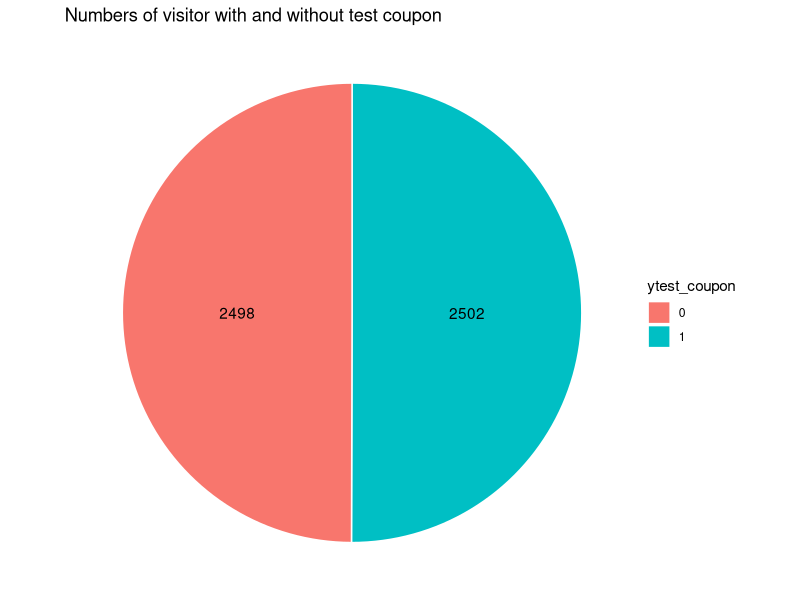
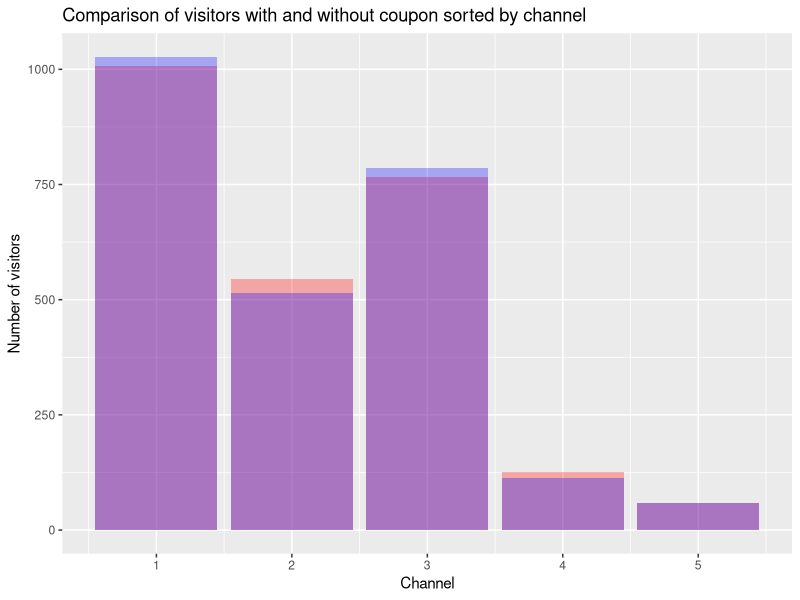
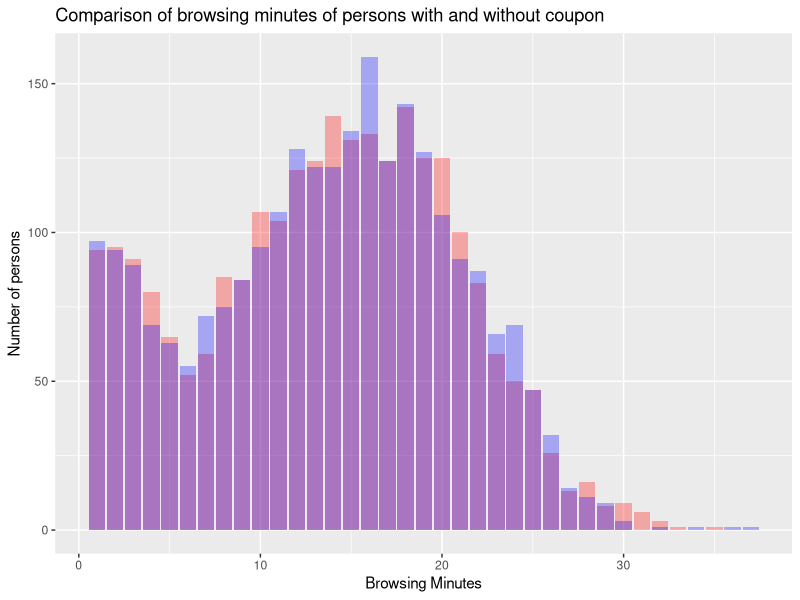
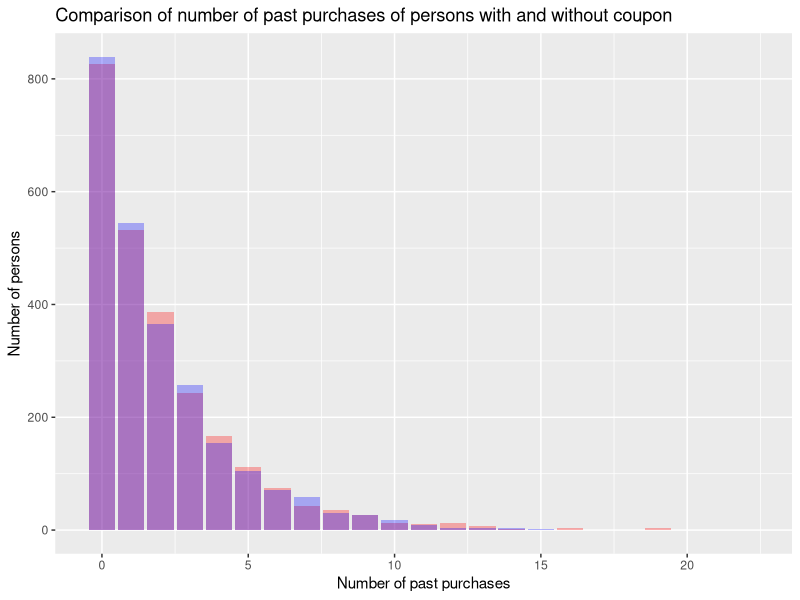
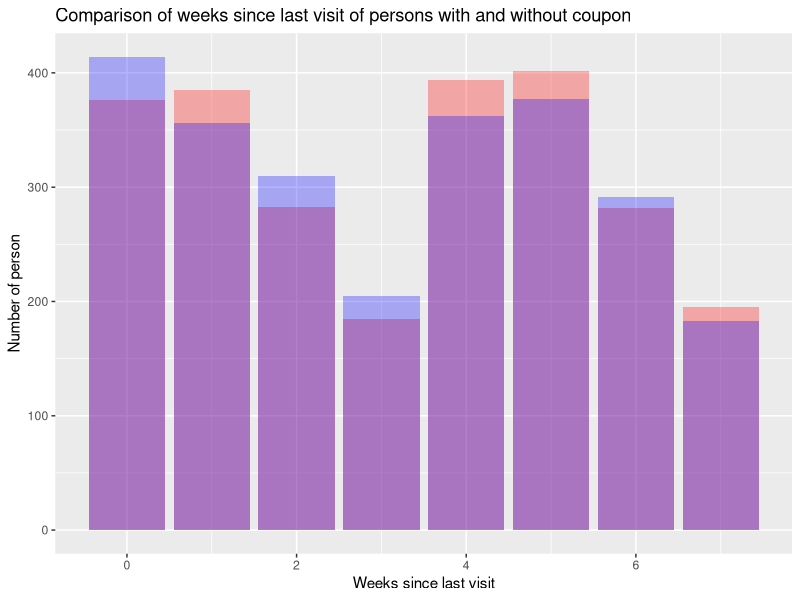
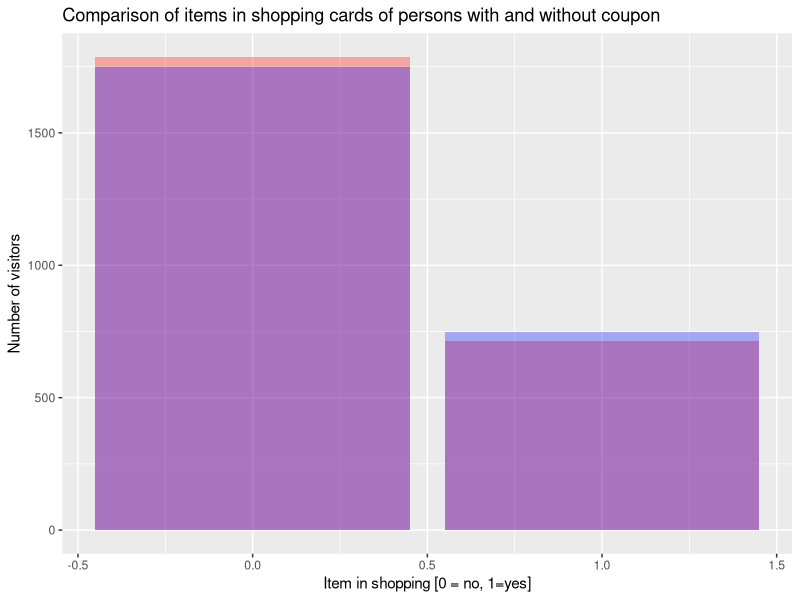
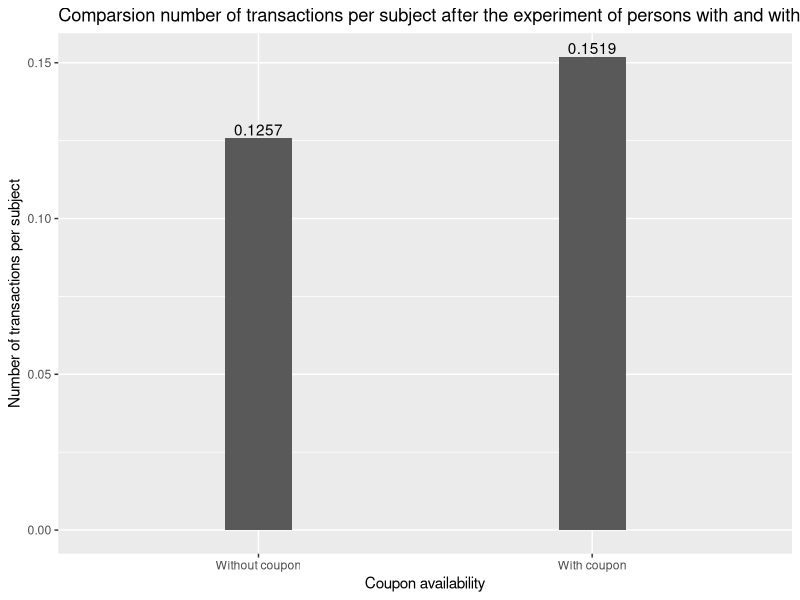
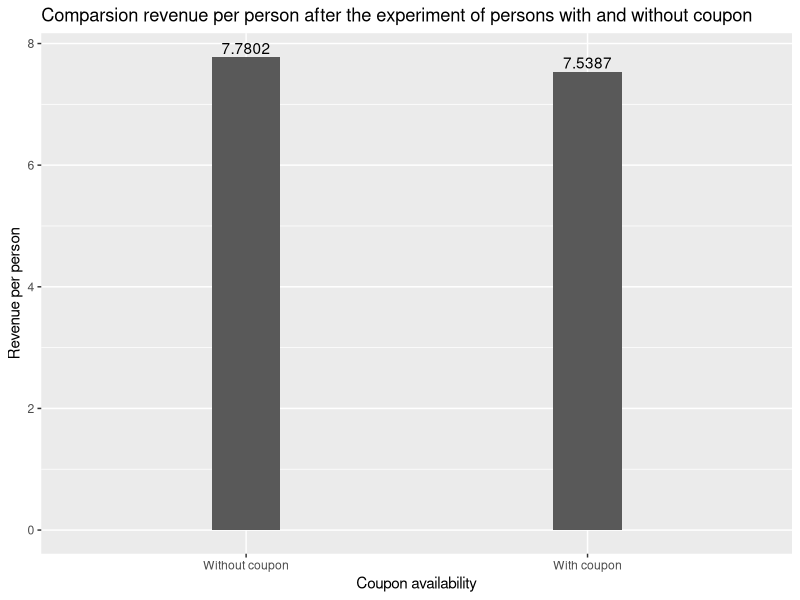

Source code (R) for these figures, in order: (Note: this script raises an error after producing the figures.)
# install.packages("tidyverse")
# install.packages("plotrix")
# install.packages("psych")
# install.packages("ggplot2")
# install.packages("psych")
library(tidyverse)
library(plotrix)
library(psych)
library(ggplot2)
library(psych)
data <- read.csv("data.csv")

# -------------------------------------------------------------------------- #
# Task 1
# (check if manipulation was indeed random)

# Compare number of values in both test sets
data$ytest_coupon=factor(data$test_coupon)
data$yshopping_cart=factor(data$shopping_cart)
no_test_coupon <- data %>%
  group_by(ytest_coupon) %>%
  summarise(n = n())

no_test_coupon
no_test_coupon_pos <- no_test_coupon %>% 
  arrange(desc(ytest_coupon)) %>%
  mutate(lab.ypos = cumsum(n) - 0.5*n)
no_test_coupon_pos

ggplot(no_test_coupon_pos, aes(x="", y = n, fill = ytest_coupon)) + 
  geom_bar(width = 1, stat= "identity", color= "white") + 
  coord_polar("y", start = 0) + 
  geom_text(aes(y = lab.ypos, label=n), color= "black") + 
  theme_void() +
  ggtitle("Numbers of visitor with and without test coupon")


# Generate data-frames for plotting for coupon and no-coupon
data_coupon <- data %>% filter(test_coupon == 1)
data_no_coupon <- data %>% filter(test_coupon == 0)

# check for randomness in channel_acq
data_channel_acq <- data %>%
    group_by(test_coupon, channel_acq) %>%
    summarize(number = n())

ggplot(data, aes(x = channel_acq, fill = test_coupon)) +
    geom_bar(data = data_coupon, fill = "red", alpha = 0.3) +
    geom_bar(data = data_no_coupon, fill = "blue", alpha = 0.3) + 
    labs(title="Comparison of visitors with and without coupon sorted by channel", x = "Channel", y = "Number of visitors")

# Maybe relevant: wilcox.test(browsing_minutes ~ test_coupon, data = data)

# Check for randomness in browsing_minutes
data %>%
    group_by(test_coupon) %>%
    summarise(
      number = n(), 
      mean_browsing_minutes = mean(browsing_minutes),
      sd_browsing_minutes = sd(browsing_minutes), 
      std_browsing_minutes = std.error(browsing_minutes)
    )

describeBy(data$browsing_minutes, data$test_coupon)

ggplot(data, aes(x = browsing_minutes, fill = test_coupon)) +
    geom_bar(data = data_coupon, fill = "red", alpha = 0.3) +
    geom_bar(data = data_no_coupon, fill = "blue", alpha = 0.3) +
    labs(title="Comparison of browsing minutes of persons with and without coupon", x="Browsing Minutes", y="Number of persons")


# Check for randomness in num_past_purch
data %>%
    group_by(test_coupon) %>%
    summarize(
        number = n(), mean(num_past_purch),
        sd(num_past_purch), std.error(num_past_purch)
    )

describeBy(data$num_past_purch, data$test_coupon)

ggplot(data, aes(x = num_past_purch, fill = test_coupon)) +
    geom_bar(data = data_coupon, fill = "red", alpha = 0.3) +
    geom_bar(data = data_no_coupon, fill = "blue", alpha = 0.3) +
    labs(title="Comparison of number of past purchases of persons with and without coupon", x="Number of past purchases", y="Number of persons")


# Check for randomness spent_last_purchase
data %>%
    group_by(test_coupon) %>%
    summarize(
        number = n(), mean(spent_last_purchase),
        sd(spent_last_purchase), std.error(spent_last_purchase)
    )

describeBy(data$spent_last_purchase, data$test_coupon)

# Check for randomness in weeks_since_visit
data %>%
    group_by(test_coupon) %>%
    summarize(
        number = n(), mean(weeks_since_visit),
        sd(weeks_since_visit), std.error(weeks_since_visit)
    )

describeBy(data$weeks_since_visit, data$test_coupon)

ggplot(data, aes(x = weeks_since_visit, fill = test_coupon)) +
    geom_bar(data = data_coupon, fill = "red", alpha = 0.3) +
    geom_bar(data = data_no_coupon, fill = "blue", alpha = 0.3) +
    labs(title="Comparison of weeks since last visit of persons with and without coupon", x="Weeks since last visit", y="Number of person")


# Check for shopping_cart
describeBy(data$shopping_cart, data$test_coupon)

ggplot(data, aes(x = shopping_cart, fill = test_coupon)) +
  geom_bar(data = data_coupon, fill = "red", alpha = 0.3) +
  geom_bar(data = data_no_coupon, fill = "blue", alpha = 0.3) + 
  labs(title="Comparison of items in shopping cards of persons with and without coupon", x = "Item in shopping [0 = no, 1=yes]", y = "Number of visitors")


# -------------------------------------------------------------------------- #
# Task 2
# (Were they effective: Did it increase revenue or interactions?)

effects_of_coupon <- data %>%
    group_by(test_coupon) %>%
    summarize(
        number = n(), revenue_per_subject = sum(revenue_after) / n(),
        transactions_per_subject = sum(trans_after) / n()
    )

# Plot transactions_per_subject
plot_data <- data.frame(
    coupon = factor(c("Without coupon", "With coupon"),
        levels = c("Without coupon", "With coupon")
    ),
    transactions_per_subject = effects_of_coupon$transactions_per_subject
)
ggplot(plot_data, aes(x = coupon, y = transactions_per_subject)) +
    geom_bar(stat = "identity", width = 0.2) +
    geom_text(aes(label=round(transactions_per_subject, digits=4)), position=position_dodge(width=0.9), vjust=-0.25) +
    labs(title="Comparsion number of transactions per subject after the experiment of persons with and without coupon", x="Coupon availability", y="Number of transactions per subject")

# Plot revenue_per_subject
plot_data <- data.frame(
    coupon = factor(c("Without coupon", "With coupon"),
        levels = c("Without coupon", "With coupon")
    ),
    revenue_per_subject = effects_of_coupon$revenue_per_subject
)
ggplot(plot_data, aes(x = coupon, y = revenue_per_subject)) +
    geom_bar(stat = "identity", width = 0.2) +
    geom_text(aes(label=round(revenue_per_subject, digits=4)), position=position_dodge(width=0.9), vjust=-0.25) +
    labs(title="Comparsion revenue per person after the experiment of persons with and without coupon", x="Coupon availability", y="Revenue per person")

# -------------------------------------------------------------------------- #
# Task 3
# a. What drives effect of the coupon?
# Q: Does the number of previous purchases impact the efficiency
# (the revenue per subject) of the coupon?
a <- data %>%
    group_by(test_coupon, num_past_purch) %>%
    summarize(
        number = n(), revenue_per_subject = sum(revenue_after) / n(),
        transactions_per_subject = sum(trans_after) / n()
    )
a$ytest_coupon = factor(a$test_coupon)
print(n = 100, a)
# A: Yes, it does. E

ggplot(a, aes(x = num_past_purch, y = revenue_per_subject, fill=ytest_coupon)) +
  geom_bar(stat="identity", color="black", position=position_dodge()) +
  labs(title="Revenue per subject with respect to past purchases and in comparison with and without coupon", x = "Number of past purchases", y = "Revenue per subect")


ggplot(a, aes(x = num_past_purch, y = transactions_per_subject, fill=ytest_coupon)) +
  geom_bar(stat="identity", color="black", position=position_dodge()) +
  labs(title="Transaction per subject with respect to past purchases and in comparison with and without coupon", x = "Number of past purchases", y = "Transactions per subect")


b <- data %>%
    group_by(test_coupon, weeks_since_visit) %>%
    summarize(n(), revenue_per_subject = mean(revenue_after))
b
b$ytest_coupon = factor(b$test_coupon)

ggplot(b, aes(x = weeks_since_visit, y = revenue_per_subject, fill=ytest_coupon)) +
  geom_bar(stat="identity", color="black", position=position_dodge()) +
  geom_text(aes(label=round(revenue_per_subject, digits=3)), position=position_dodge(width=0.9), vjust=-0.25) +
  labs(title="Revenue per subject with respect to weeks since last visit and in comparison with and without coupon", x = "Weeks since last visit", y = "Revenue per subect")


# Differences per channel
c <- data %>%
    group_by(test_coupon, channel_acq) %>%
    summarize(n(), revenue_per_subject = mean(revenue_after), transactions_per_subject = mean(trans_after))

c$ytest_coupon = factor(c$test_coupon)

ggplot(c, aes(x = channel_acq, y = revenue_per_subject, fill=ytest_coupon)) +
  geom_bar(stat="identity", color="black", position=position_dodge()) +
  geom_text(aes(label=round(revenue_per_subject, digits=3)), position=position_dodge(width=0.9), vjust=-0.25) + 
  labs(title="Revenue per subject with respect to channel acquisition and in comparison with and without coupon", x = "Channels", y = "Revenue per subect")

ggplot(c, aes(x = channel_acq, y = transactions_per_subject, fill=ytest_coupon)) +
  geom_bar(stat="identity", color="black", position=position_dodge()) +
  geom_text(aes(label=round(revenue_per_subject, digits=3)), position=position_dodge(width=0.9), vjust=-0.25) + 
  labs(title="Transactions per subject with respect to channel acquisition and in comparison with and without coupon", x = "Channels", y = "Transactions per subect")


# Rev&Trans -> NO for 1-search and 5-other (but 5-other has small n()),
# MINIMAL for 4-referral and YES for Social (2-facebook, 3-instagram)

# Shopping cart difference 
shopping_cart <- data %>%
    group_by(shopping_cart, test_coupon) %>%
    summarize(number = n(), revenue_per_subject = mean(revenue_after),
    error = std.error(revenue_after), transactions = mean(trans_after)) %>%
    unite(test_coupon, shopping_cart)
    spread(1:4)



ggplot(shopping_cart, aes(x = revenue_per_subject)) +
    geom_bar(data = shopping_cart, fill = "red", alpha = 0.3)


# Pervious spendings & Social media
## Facebook
facebook <- data %>%
    filter(channel_acq == 2) %>%
    group_by(num_past_purch, test_coupon) %>%
    summarize(number = n(), revenue_per_subject = mean(revenue_after),
    error = std.error(revenue_after), transactions_per_subject = mean(trans_after)) %>%
    filter(number >= 10)

facebook$ytest_coupon=factor(facebook$test_coupon)

ggplot(facebook, aes(x = num_past_purch, y = revenue_per_subject, fill=ytest_coupon)) +
  geom_bar(stat="identity", color="black", position=position_dodge()) +
  geom_errorbar(aes(ymin = revenue_per_subject - error,
        ymax = revenue_per_subject + error), width = .2,
        position = position_dodge(.9)) +
  labs(title="Revenue per subject with respect to facebook channel acquistion and in comparison with and without coupon", x = "Number of past purchases", y = "Revenue per subect")

## Instagram
instagram <- data %>%
    filter(channel_acq == 3) %>%
    group_by(num_past_purch, test_coupon) %>%
    summarize(number = n(), revenue_per_subject = mean(revenue_after),
    error = std.error(revenue_after), transactions = mean(trans_after)) %>%
    filter(number >= 10)

instagram$ytest_coupon=factor(instagram$test_coupon)

ggplot(instagram, aes(x = num_past_purch, y = revenue_per_subject, fill=ytest_coupon)) +
  geom_bar(stat="identity", color="black", position=position_dodge()) +
  geom_errorbar(aes(ymin = revenue_per_subject - error,
        ymax = revenue_per_subject + error), width = .2,
        position = position_dodge(.9)) +
  labs(title="Revenue per subject with respect to instagram channel acquistion and in comparison with and without coupon", x = "Number of past purchases", y = "Revenue per subect")


## Referral
referral <- data %>%
    filter(channel_acq == 4) %>%
    group_by(num_past_purch, test_coupon) %>%
    summarize(number = n(), revenue_per_subject = mean(revenue_after),
    error = std.error(revenue_after), transactions = mean(trans_after)) %>%
    filter(number >= 10)

referral$ytest_coupon=factor(referral$test_coupon)

ggplot(referral, aes(x = num_past_purch, y = revenue_per_subject, fill=ytest_coupon)) +
  geom_bar(stat="identity", color="black", position=position_dodge()) +
  geom_errorbar(aes(ymin = revenue_per_subject - error,
        ymax = revenue_per_subject + error), width = .2,
        position = position_dodge(.9)) +
  labs(title="Revenue per subject with respect to referral channel acquistion and in comparison with and without coupon", x = "Number of past purchases", y = "Revenue per subect")


## Other
other <- data %>%
    filter(channel_acq == 5) %>%
    group_by(num_past_purch, test_coupon) %>%
    summarize(number = n(), revenue_per_subject = mean(revenue_after),
    error = std.error(revenue_after), transactions = mean(trans_after)) %>%
    filter(number >= 10)


other$ytest_coupon=factor(other$test_coupon)

ggplot(other, aes(x = num_past_purch, y = revenue_per_subject, fill=ytest_coupon)) +
  geom_bar(stat="identity", color="black", position=position_dodge()) +
  geom_errorbar(aes(ymin = revenue_per_subject - error,
        ymax = revenue_per_subject + error), width = .2,
        position = position_dodge(.9)) +
  labs(title="Revenue per subject with respect to other channel acquistion and in comparison with and without coupon", x = "Number of past purchases", y = "Revenue per subect")



# -> Facebook, Instagram with 0-2 past purchses
#    Referral only with 0 past purchases (but small sample size, high error)

data %>%
    group_by(test_coupon) %>%
    summarize(number = n(), revenue = mean(revenue_after),
    error = std.error(revenue_after), transactions = mean(trans_after))

# Previous transactions count -> Rev&Trans
trans_count <- data %>%
    group_by(num_past_purch, test_coupon) %>%
    summarize(number = n(), revenue = mean(revenue_after),
    error_revenue = std.error(revenue_after), transactions = mean(trans_after), 
    error_trans = std.error(trans_after)) %>%
    filter(number >= 10)


print(trans_count, n = 100)

ggplot(trans_count, aes(fill = factor(test_coupon),
        y = revenue, x = num_past_purch, group = test_coupon)) +
    geom_bar(position = "dodge", stat = "identity") +
    geom_errorbar(aes(ymin = revenue - error_revenue,
        ymax = revenue + error_revenue), width = .2,
        position = position_dodge(.9))

ggplot(trans_count, aes(fill = factor(test_coupon),
        y = transactions, x = num_past_purch, group = test_coupon)) +
    geom_bar(position = "dodge", stat = "identity") +
    geom_errorbar(aes(ymin = transactions - error_trans,
        ymax = transactions + error_trans), width = .2,
        position = position_dodge(.9))
# Google vs. Facebook with shopping cart

shopping_cart_full <- data %>%
    group_by(shopping_cart, test_coupon) %>%
    summarize(number = n(), revenue = mean(revenue_after),
    error_revenue = std.error(revenue_after), transactions = mean(trans_after), 
    error_trans = std.error(trans_after)) %>%
    filter(number >= 10)

ggplot(shopping_cart_full, aes(fill = factor(test_coupon),
        y = revenue, x = shopping_cart, group = test_coupon)) +
    geom_bar(position = "dodge", stat = "identity") +
    geom_errorbar(aes(ymin = revenue - error_revenue,
        ymax = revenue + error_revenue), width = .2,
        position = position_dodge(.9))

ggplot(shopping_cart_full, aes(fill = factor(test_coupon),
        y = transactions, x = shopping_cart, group = test_coupon)) +
    geom_bar(position = "dodge", stat = "identity") +
    geom_errorbar(aes(ymin = transactions - error_trans,
        ymax = transactions + error_trans), width = .2,
        position = position_dodge(.9))

shopping_cart_fb <- data %>%
    filter(channel_acq == 2) %>%
    group_by(shopping_cart, test_coupon) %>%
    summarize(number = n(), revenue = mean(revenue_after),
    error_revenue = std.error(revenue_after), transactions = mean(trans_after), 
    error_trans = std.error(trans_after)) %>%
    filter(number >= 10)

shopping_cart_ig <- data %>%
    filter(channel_acq == 3) %>%
    group_by(shopping_cart, test_coupon) %>%
    summarize(number = n(), revenue = mean(revenue_after),
    error_revenue = std.error(revenue_after), transactions = mean(trans_after), 
    error_trans = std.error(trans_after)) %>%
    filter(number >= 10)

shopping_cart_google <- data %>%
    filter(channel_acq == 1) %>%
    group_by(shopping_cart, test_coupon) %>%
    summarize(number = n(), revenue = mean(revenue_after),
    error_revenue = std.error(revenue_after), transactions = mean(trans_after), 
    error_trans = std.error(trans_after)) %>%
    filter(number >= 10)

shopping_cart_ref <- data %>%
    filter(channel_acq == 4) %>%
    group_by(shopping_cart, test_coupon) %>%
    summarize(number = n(), revenue = mean(revenue_after),
    error_revenue = std.error(revenue_after), transactions = mean(trans_after), 
    error_trans = std.error(trans_after)) %>%
    filter(number >= 10)

# => For Facebook only with item in shopping cart,
#  Instagram regardless of the shopping cart,
#  revenue increases for the coupon

# Weeks since visit => No difference in itself

time_past <- data %>%
    group_by(weeks_since_visit, test_coupon) %>%
    summarize(number = n(), revenue = mean(revenue_after),
    error_revenue = std.error(revenue_after), transactions = mean(trans_after), 
    error_trans = std.error(trans_after)) %>%
    filter(number >= 10)

print(time_past, n=100)

ggplot(time_past, aes(fill = factor(test_coupon),
        y = revenue, x = weeks_since_visit, group = test_coupon)) +
    geom_bar(position = "dodge", stat = "identity") +
    geom_errorbar(aes(ymin = revenue - error_revenue,
        ymax = revenue + error_revenue), width = .2,
        position = position_dodge(.9))

# Browsing Minutes => Few minutes better for coupon but high error

time_spent <- data %>%
    mutate(ints = cut(browsing_minutes, breaks = 11)) %>%
    group_by(ints, test_coupon) %>%
    summarize(number = n(), revenue = mean(revenue_after),
    error_revenue = std.error(revenue_after), transactions = mean(trans_after), 
    error_trans = std.error(trans_after)) %>%
    filter(number >= 50)

print(time_spent, n=100)

ggplot(time_spent, aes(fill = factor(test_coupon),
        y = revenue, x = ints, group = test_coupon)) +
    geom_bar(position = "dodge", stat = "identity") +
    geom_errorbar(aes(ymin = revenue - error_revenue,
        ymax = revenue + error_revenue), width = .2,
        position = position_dodge(.9))

# b. Is it relevant for everyone or just for a specific target group?
#    Difference between channels or customers?
# RESULT:
# Target Facebook, Instagram and Referral with Shopping cart or 0-2 past purchases, not-target google or other at all

# BUT: This leads to discrimination
# -------------------------------------------------------------------------- #
# Task 4
# a. Which of the new customers should recieve a coupon
# (IG and Shopping Cart) or (0-2 past purchases) or FB

# Group#1: YES / YES

data %>%
    filter((((channel_acq == 3 & shopping_cart == 1) |  channel_acq == 2) & num_past_purch < 3) & test_coupon == 1) %>%
    summarize(n(), mean(revenue_after), std.error(revenue_after))

# Group#2: NO / NO

data %>%
    filter(!((((channel_acq == 3 & shopping_cart == 1) |  channel_acq == 2) & num_past_purch < 3)) & test_coupon == 0) %>%
    summarize(n(), mean(revenue_after), std.error(revenue_after))

# Group didn't recieve a coupon

control_cust_data <- data %>%
    filter(test_coupon == 0) %>%
    summarize(n(), mean_revenue = mean(revenue_after), std.error(revenue_after))

# Group #1 + #2 (with AND num_past_purch  < 3)

chosen_cust_data <- data %>%
    filter(((((channel_acq == 3 & shopping_cart == 1) |  channel_acq == 2) & num_past_purch < 3) & test_coupon == 1) |
        (!((((channel_acq == 3 & shopping_cart == 1) |  channel_acq == 2) & num_past_purch < 3)) & test_coupon == 0)) %>%
    summarize(n(), mean_revenue = mean(revenue_after), std.error(revenue_after))

# Group #1 + #2 (with OR num_past_purch  < 3)

data %>%
    filter(((((channel_acq == 3 & shopping_cart == 1) |  channel_acq == 2) | num_past_purch < 3) & test_coupon == 1) |
        (!((((channel_acq == 3 & shopping_cart == 1) |  channel_acq == 2) | num_past_purch < 3)) & test_coupon == 0)) %>%
    summarize(n(), mean(revenue_after), std.error(revenue_after))

# Previous test without proper coupon consideration

# data %>%
#     filter(((channel_acq == 3 & shopping_cart == 1) |  channel_acq == 2)) %>%
#     summarize(n(), mean(revenue_after), std.error(revenue_after))

# data %>%
#     filter(!(((channel_acq == 3 & shopping_cart == 1) |  channel_acq == 2))) %>%
#     summarize(n(), mean(revenue_after), std.error(revenue_after))

# b. By how much in terms of revenue increase would this campaign be effective
# if those cust. were targeted

increase <- chosen_cust_data$mean_revenue / control_cust_data$mean_revenue
print(increase)

# => Mean revenue increased by 9.7%

# -------------------------------------------------------------------------- #
# Task 5
# Is there discrimination when using the strategy
# Female / male with shopping carts
# Facebook&Instagram with minority

# Hint: Include Error-bars of standard error / deviation
# Submit to scheibehenne@kit.edu, use a .ppt and put your names on it
# Results from discussion:
# revenue with coupons got worse








# Annes Plots (might be sorted in or removed in the end)

data$ytest_coupon=factor(data$test_coupon)
data$yshopping_cart=factor(data$shopping_cart)
data_channel_acq <- data %>%
    group_by(test_coupon, channel_acq) %>%
    summarize(n = n())
data_channel_acq$ytest_coupon=factor(data_channel_acq$test_coupon)

# --- Grouped Bar Plot --- #
ggplot(data_channel_acq, aes(x = channel_acq, y = n, fill=ytest_coupon)) +
  geom_bar(stat="identity", color="black", position=position_dodge()) +
  geom_text(aes(label=n), position=position_dodge(width=0.9), vjust=-0.25) +
  labs(title="Comparison of visitors with and without coupon sorted by channel", x = "Channel", y = "Number of visitors")

# --- Boxplot Browsing Minutes --- #
ggplot(data, aes(x = ytest_coupon, y = browsing_minutes, fill = ytest_coupon)) +
  geom_boxplot() + 
  stat_summary(fun.y=mean, geom="point", shape=20, size=7, color="red", fill="red") +
  labs(title="Boxplot browsing minutes with and without test coupon", x="Test coupon", y="Browsing Minutes")

data_browing_minutes <- data %>%
  group_by(test_coupon, browsing_minutes) %>%
  summarize(n = n())

data_browing_minutes
data_browing_minutes$ytest_coupon=factor(data_browing_minutes$test_coupon)

ggplot(data_browing_minutes, aes(x = browsing_minutes, y = n, fill=ytest_coupon)) +
  geom_bar(stat="identity", color="black", position=position_dodge()) +
  geom_text(aes(label=n), position=position_dodge(width=0.9), vjust=-0.25) +
  labs(title="Comparison of visitors with and without coupon sorted by channel", x = "Channel", y = "Number of visitors")

# --- Boxplot Number of past purchases --- #
ggplot(data, aes(x = ytest_coupon, y = num_past_purch, fill = ytest_coupon)) +
  geom_boxplot() + 
  stat_summary(fun=mean, geom="point", shape=20, size=7, color="red", fill="red") +
  labs(title="Number of past purchases with and without test coupon", x="Test coupon", y="Number of past purchases")


ggplot(data, aes(x = ytest_coupon, y = spent_last_purchase, fill = ytest_coupon)) +
  geom_boxplot() + 
  stat_summary(fun.y=mean, geom="point", shape=20, size=7, color="red", fill="red") +
  labs(title="Boxplot comparison money spent during last purchase with and without test coupon", x="Test coupon", y="Money spent during last purchase")
